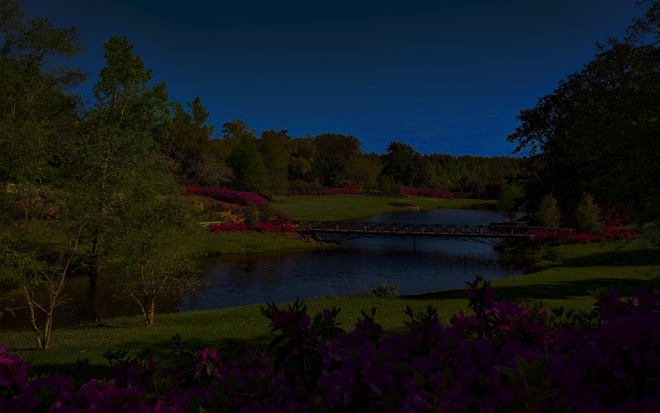
#> input picture 3.1_tmp/park-to-eq.jpg, 660 x 413 px
$ jupyter execute park.ipynb   (shell and % lines are left out)
#> lines starting #> are read from the running program, lines starting #| are printed output that depends on the picture
[cell 1]
import cv2 as cv
import numpy as np
import matplotlib.pyplot as plt

[cell 2]
park_raw = cv.imread("park-to-eq.jpg", cv.IMREAD_COLOR)
#> park_raw is the input picture: shape (413, 660, 3); mean B, G, R 26.4, 23.8, 18.9

plt.figure(figsize=(10,10))
plt.imshow(park_raw[:,:,::-1])
plt.title("Image");

[cell 3]
R, G, B = cv.split(park_raw)
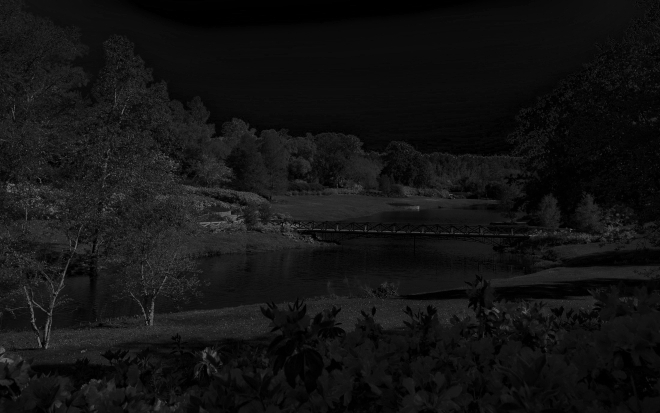
#> B: shape (413, 660); min 0, max 115, mean 18.9
R = cv.equalizeHist(R)
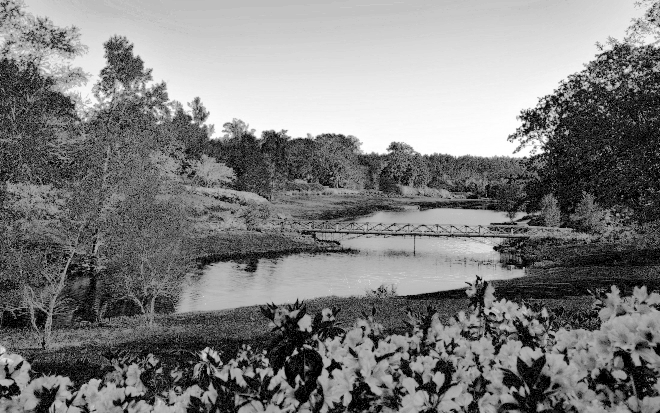
#> R: shape (413, 660); min 0, max 255, mean 125.5
G = cv.equalizeHist(G)
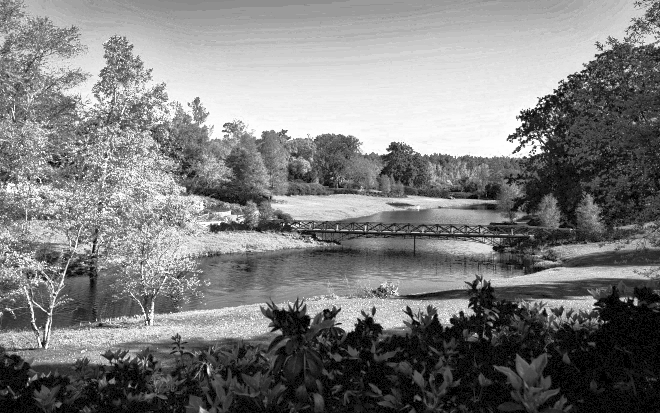
#> G: shape (413, 660); min 0, max 255, mean 124.9
B = cv.equalizeHist(B)
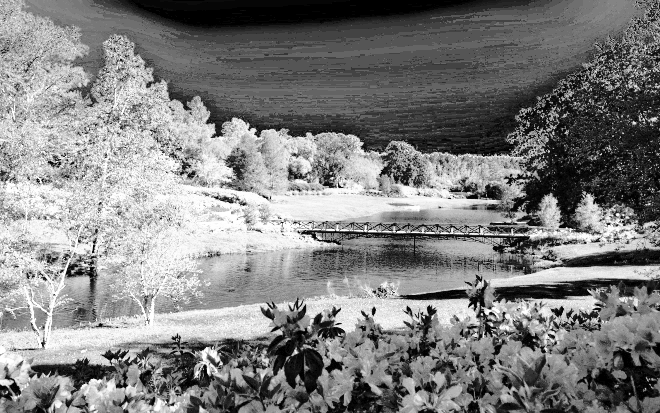
#> B: shape (413, 660); min 0, max 255, mean 128.4
park_restored = cv.merge((R,G,B))
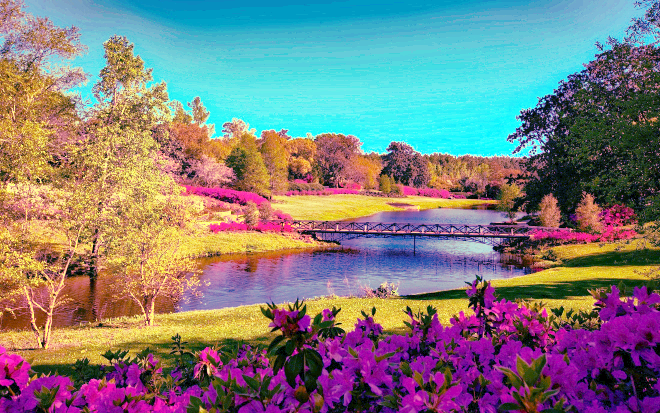
#> park_restored: shape (413, 660, 3); mean B, G, R 125.5, 124.9, 128.4
plt.figure(figsize=(10,10))
plt.imshow(park_restored[:,:,::-1])
plt.title("Image");

[cell 4]
park_hsv = cv.cvtColor(park_raw, cv.COLOR_BGR2HSV)
#> park_hsv: shape (413, 660, 3); mean H, S, V 70.7, 193.1, 36.6
H, S, V = cv.split(park_hsv)
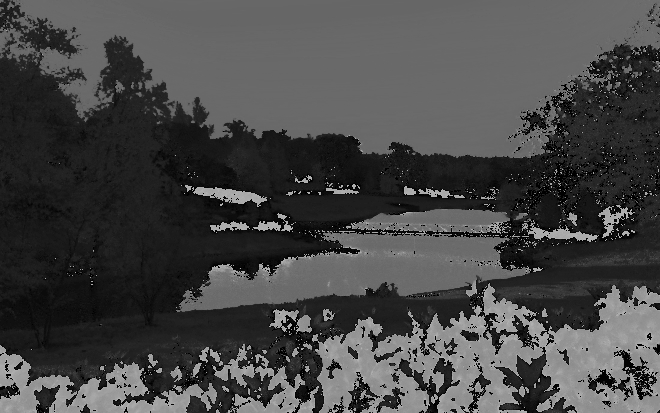
#> H: shape (413, 660); min 0, max 179, mean 70.7
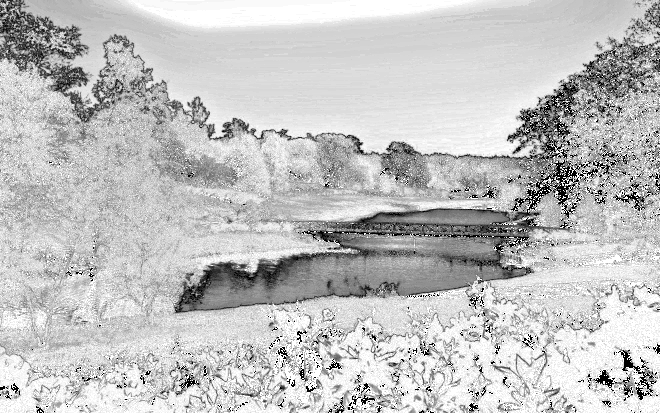
#> S: shape (413, 660); min 0, max 255, mean 193.1
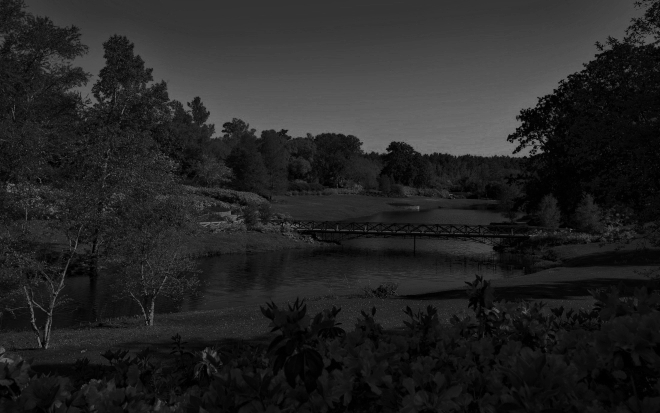
#> V: shape (413, 660); min 0, max 125, mean 36.6

# H = cv.equalizeHist(H)
# S = cv.equalizeHist(S)
V = cv.equalizeHist(V)
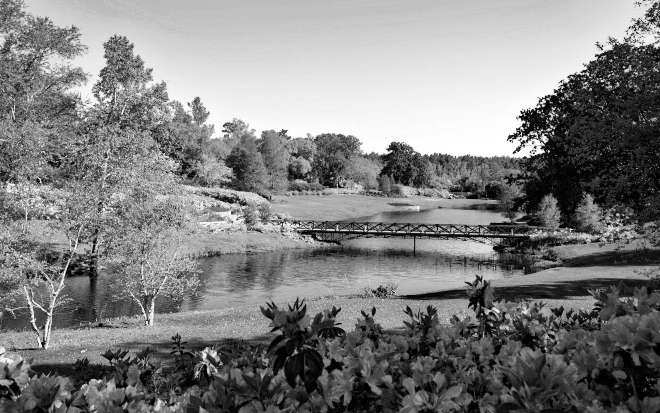
#> V: shape (413, 660); min 0, max 255, mean 128.7

park_hsv_restored = cv.merge((H,S,V))
#> park_hsv_restored: shape (413, 660, 3); mean H, S, V 70.7, 193.1, 128.7

park_rgb_restored = cv.cvtColor(park_hsv_restored, cv.COLOR_HSV2BGR)
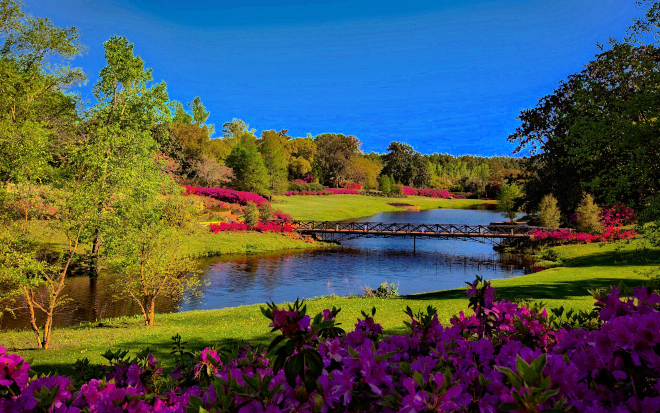
#> park_rgb_restored: shape (413, 660, 3); mean B, G, R 87.2, 85.6, 74

plt.figure(figsize=(10,10))
plt.imshow(park_rgb_restored[:,:,::-1])
plt.title("Image");
